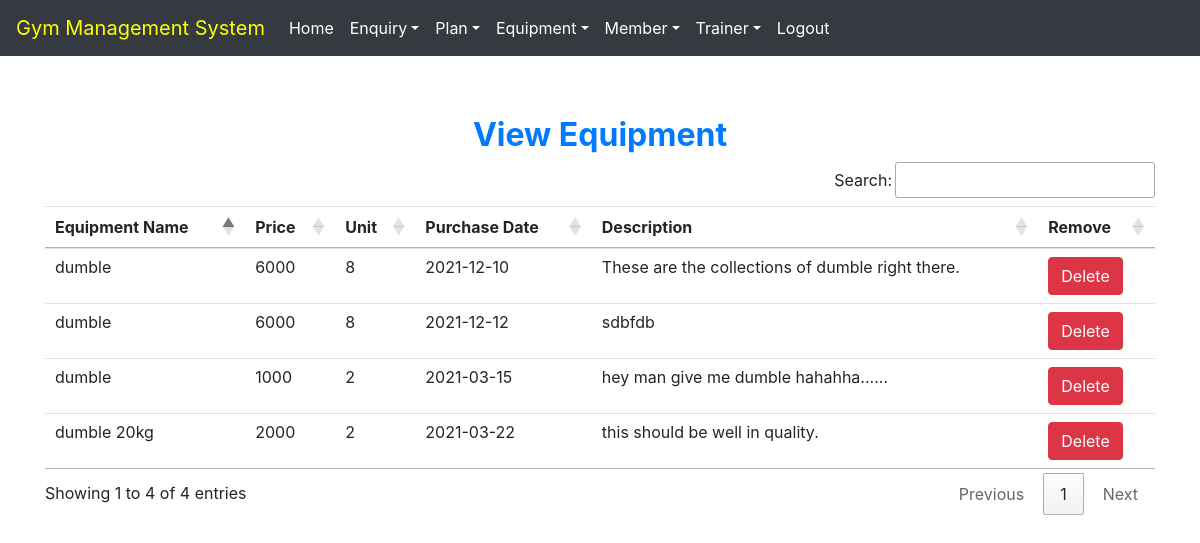
The app's page /view_equipment (signed in) with its own data.
### gym/models.py (models this page shows, shortened)
class Equipment(models.Model):
    name = models.CharField(max_length=100)
    price = models.CharField(max_length=10)
    unit = models.CharField(max_length=10)
    date = models.CharField(max_length=40)
    description = models.CharField(max_length=200)

### gym/views.py (the view)
# urls.py: path('view_equipment', View_Equipment, name='view_equipment'),
def View_Equipment(request):
    if not request.user.is_staff:
        return redirect('login')
    equipment = Equipment.objects.all()
    d = {'equipment': equipment}
    return render(request, "view_equipment.html", d)

### gym/templates/view_equipment.html (shortened to what this page needs)
{% extends 'navigationbar.html' %}
{% block body %}
<div class="container" style="margin-top:60px">
    <h2 class="text-center text-primary font-weight-bold">View Equipment</h2>
    <table id="example" class="table table-hover">
        <thead>
        <tr>
            <th>Equipment Name</th>
            <th>Price</th>
            <th>Unit</th>
            <th>Purchase Date</th>
            <th>Description</th>
            <th>Remove</th>
        </tr>
        </thead>
        <tbody>
        {% for i in equipment %}
        <tr>
            <td>{{i.name}}</td>
            <td>{{i.price}}</td>
            <td>{{i.unit}}</td>
            <td>{{i.date}}</td>
            <td>{{i.description}}</td>
            <td><a class="btn btn-danger" href="{% url 'delete_equipment' i.id %}" onclick="return confirm('Are you sure to delete?')">Delete</a> </td>
        </tr>
        {% endfor %}
    </table>
</div>
{% endblock %}

### records on screen
Equipment: name "dumble", price "6000", unit "8", date "2021-12-10", description "These are the collections of dumble right there."
Equipment: name "dumble", price "6000", unit "8", date "2021-12-12", description "sdbfdb"
Equipment: name "dumble", price "1000", unit "2", date "2021-03-15", description "hey man give me dumble hahahha......"
Equipment: name "dumble 20kg", price "2000", unit "2", date "2021-03-22", description "this should be well in quality."
